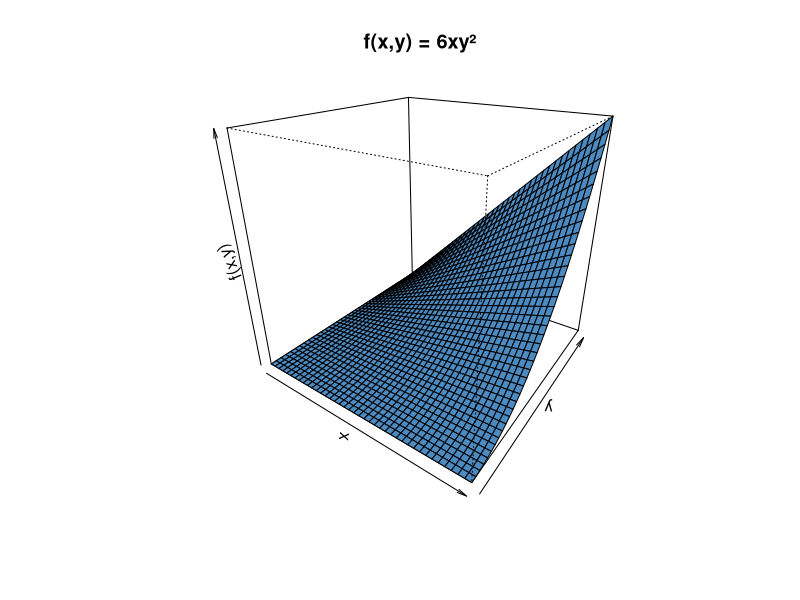

Recreate this plot in R.
## ---- chunk 1
# f(x,y) = 6xy^2, para 0 < x < 1, 0 < y < 1
f <- function(x, y) 6 * x * y^2

# Integral doble: para cada x, integrar en y; luego integrar ese resultado en x
integral_interna <- function(x) integrate(function(y) f(x, y), 0, 1)$value
volumen_total <- integrate(function(x) sapply(x, integral_interna), 0, 1)$value

volumen_total
## ---- chunk 2
#| label: fig-superficie-6xy2
#| fig-cap: "Superficie de f(x,y) = 6xy²"
xs <- seq(0, 1, length.out = 40)
ys <- seq(0, 1, length.out = 40)
zs <- outer(xs, ys, f)
persp(xs, ys, zs, theta = 35, phi = 25, col = "#4B8BC2",
      xlab = "x", ylab = "y", zlab = "f(x,y)",
      main = "f(x,y) = 6xy²")
## ---- chunk 3
f <- function(x, y) 4 * x / y^3

# (1) P(X < 1/2, Y > 6) / P(Y > 6)
# Con integrales impropias, se integra hasta un límite muy grande (aproximación numérica)
num <- integrate(function(x) {
  sapply(x, function(xi) integrate(function(y) f(xi, y), 6, Inf)$value)
}, 0, 0.5)$value

den <- integrate(function(x) {
  sapply(x, function(xi) integrate(function(y) f(xi, y), 6, Inf)$value)
}, 0, 1)$value

c(P_X_menor_0.5_Y_mayor_6 = num, P_Y_mayor_6 = den, condicional = num / den)
## ---- chunk 4
# (2) Marginales, por integración directa (forma cerrada verificada analíticamente:
#     f_X(x) = 2x para 0<x<1;  f_Y(y) = 2/y^3 para y>1)
f_X <- function(x) integrate(function(y) f(x, y), 1, Inf)$value
f_Y <- function(y) integrate(function(x) f(x, y), 0, 1)$value

c(f_X_en_0.3 = f_X(0.3), "2x_en_0.3" = 2*0.3,
  f_Y_en_2   = f_Y(2),   "2/y3_en_2" = 2/2^3)
